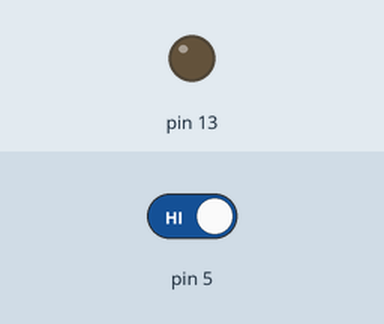
Simulated run of this sketch. Board: Arduino Uno, built with avr-gcc and run on an emulated ATmega328P. Shown: output pins drawn as LEDs (lit = HIGH). The inputs (shaded band) are chosen by the test bench; at power-on: pin 5 HIGH.

Above: at 1.2 s.
1.3 s: pin 5 driven LOW
At 1.7 s:
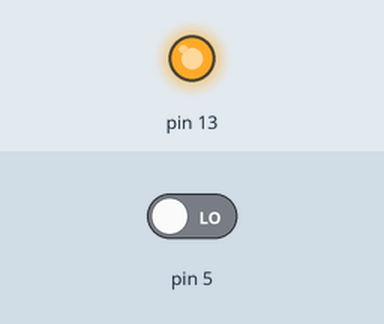
2.8 s: pin 5 driven HIGH
At 4.0 s:
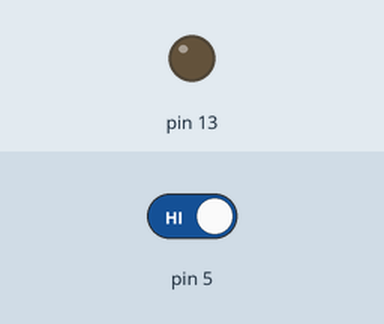
Timing chart, 0 to 5.8 s (numbered marks = the images above; inputs shaded):
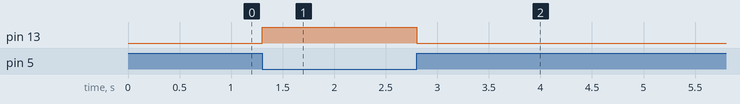

The sketch:

_1_BUTTON_LED.ino
```cpp
void setup() {
  // put your setup code here, to run once:
pinMode(13,OUTPUT);
pinMode(5,INPUT);
}

void loop() {
  // put your main code here, to run repeatedly:
char x;
x=digitalRead(5);
if(x==0)
{
  digitalWrite(13,1);
}
else
{
  digitalWrite(13,0);
}
}
```

Measured:
- after the input at 1.3 s, pin 13: LOW → HIGH at once
- after the input at 2.8 s, pin 13: HIGH → LOW at once
